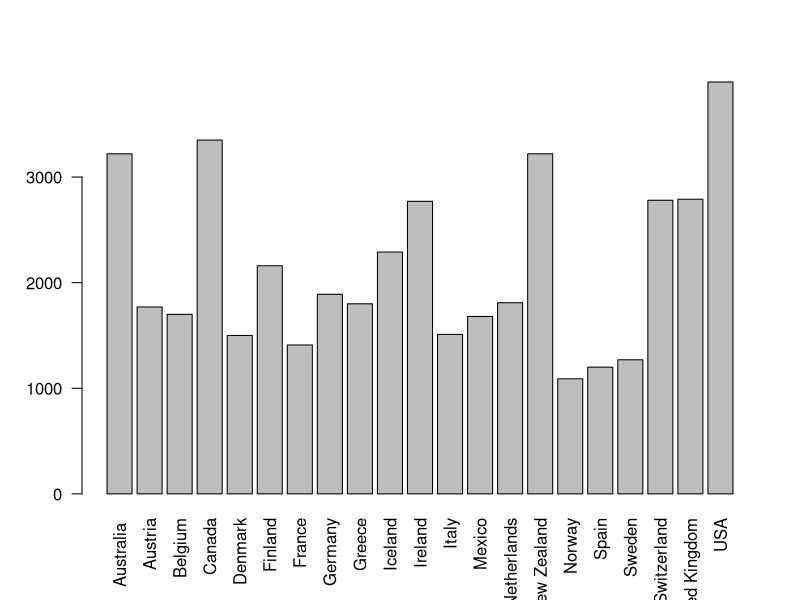
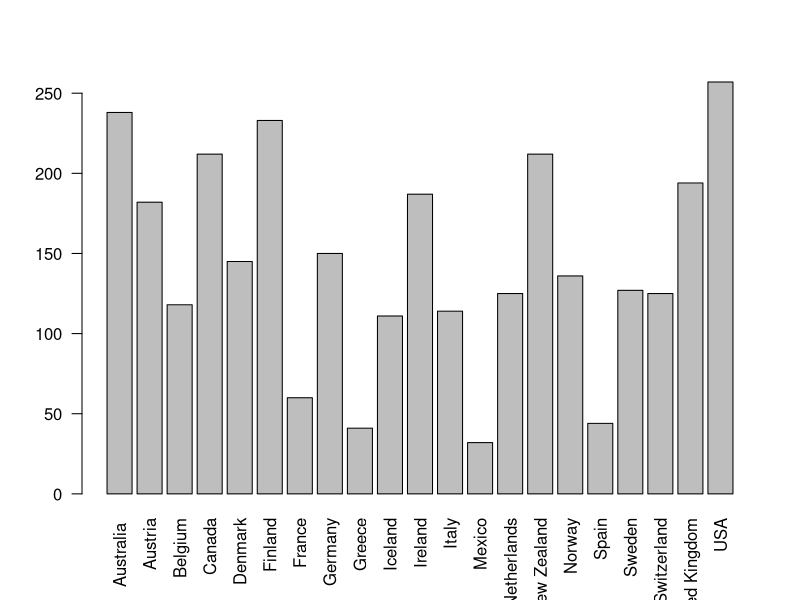
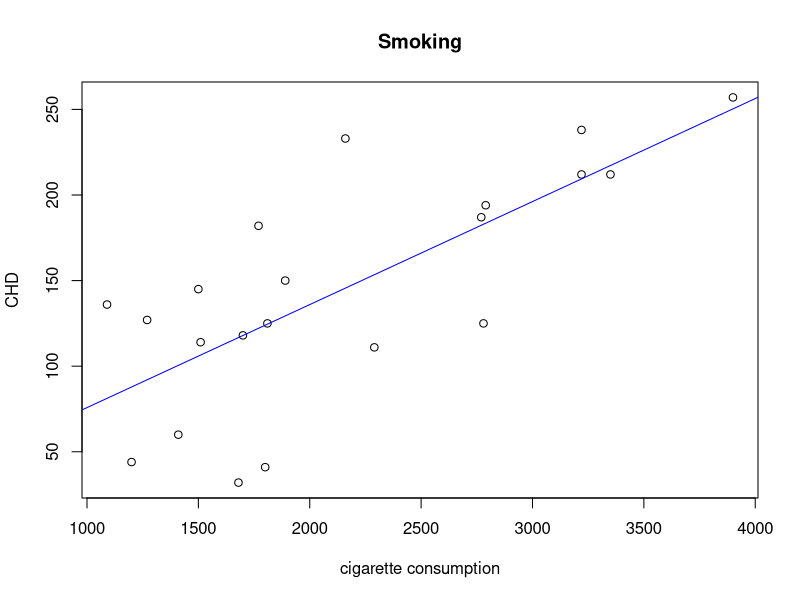
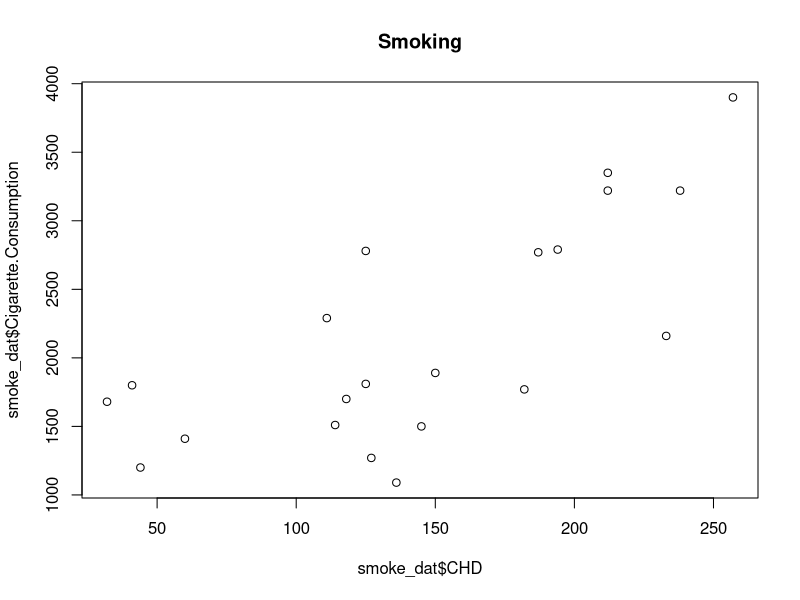

These charts were generated, in order, by the following R code:
smoke_dat <- read.csv('Smoking.csv')
regr <- lm(smoke_dat$CHD ~ smoke_dat$Cigarette.Consumption )

barplot(smoke_dat$Cigarette.Consumption, names.arg = smoke_dat$Country, las = 2)

barplot(smoke_dat$CHD, names.arg = smoke_dat$Country, las = 2)


plot(smoke_dat$CHD ~ smoke_dat$Cigarette.Consumption, main = "Smoking" , xlab = "cigarette consumption", ylab = "CHD")
abline (regr, col = "Blue")


plot(smoke_dat$Cigarette.Consumption ~ smoke_dat$CHD, main = "Smoking")
abline (regr, col = "Blue")
summary(regr)

#
